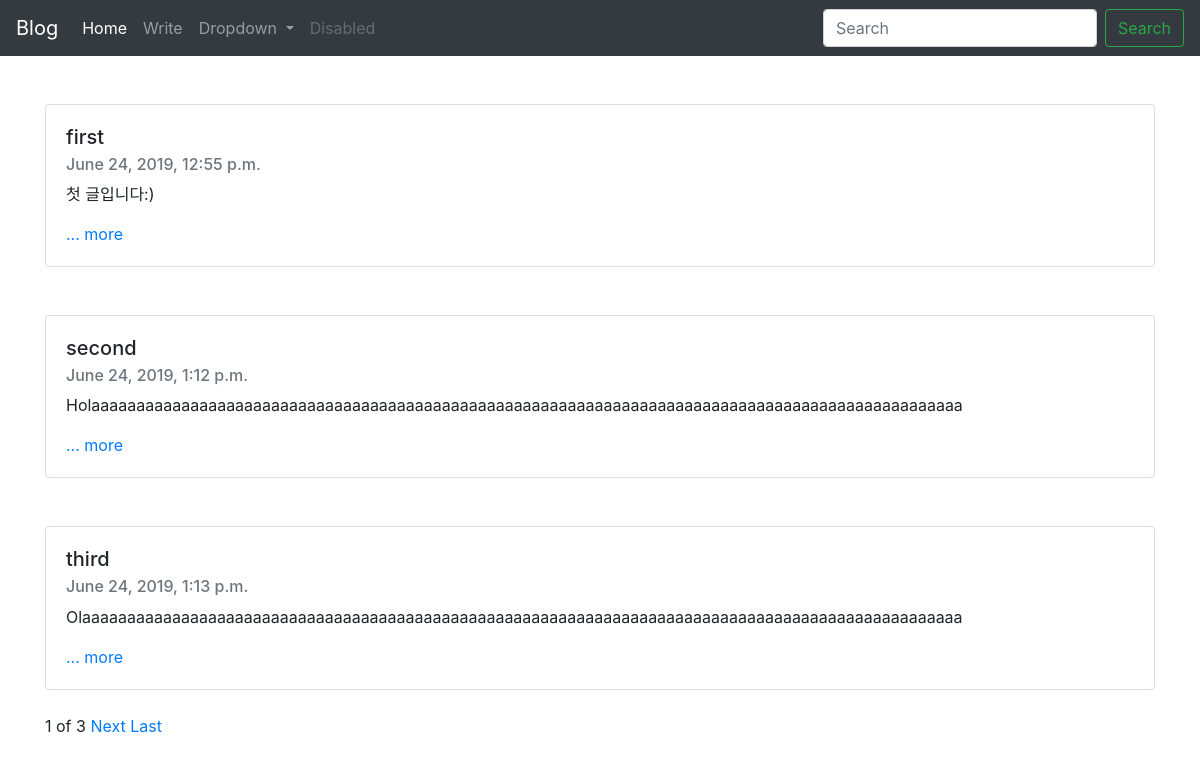
The page / on the database its author committed.
### blogapp/models.py (models this page shows, shortened)
class Blog(models.Model):
    title = models.CharField(max_length = 200)
    pub_date = models.DateTimeField('date published')
    body = models.TextField()
    def summary(self):
        return self.body[:100]

### blogapp/views.py (the view)
# urls.py: 2. Add a URL to urlpatterns:  path('', views.home, name='home')
def home(request):
    blogs = Blog.objects #쿼리셋
    blog_list = Blog.objects.all()
    paginator = Paginator(blog_list, 3)
    page = request.GET.get('page')
    posts = paginator.get_page(page)
    return render(request, 'home.html', {'blogs' : blogs, 'posts' : posts})

### blogapp/templates/home.html (shortened to what this page needs)
{% extends 'base.html' %}
{% block contents %}
<br>
 {% for blog in posts %}
<div class = "container"> <br>
    <div class="card">
    <div class="card-body">
    <h5 class="card-title">{{blog.title}}</h5>
    <h6 class="card-subtitle mb-2 text-muted">{{blog.pub_date}}</h6>
    <p class="card-text">{{blog.summary}}</p>
    <a href="{% url 'detail' blog.id %}" class="card-link">... more</a>
    </div>
    </div> <br>
</div>
 {% endfor %}
<div class="container">
    <span>{{posts.number}}</span>
    <span>of</span>
    <span>{{posts.paginator.num_pages}}</span>
    {%if posts.has_next%}
    <a href="?page={{posts.next_page_number}}">Next</a>
    <a href="?page={{posts.paginator.num_pages}}">Last</a>
    {%endif%}
</div>
 {% endblock %}

### blogproject/templates/base.html (shortened to what this page needs)
<head>
        <link rel="stylesheet" href="https://stackpath.bootstrapcdn.com/bootstrap/4.3.1/css/bootstrap.min.css">
    </head>
    <body>
        <nav class="navbar navbar-expand-lg navbar-dark bg-dark">
            <a class="navbar-brand" href="#">Blog</a>
            <div class="collapse navbar-collapse" id="navbarSupportedContent">
              <ul class="navbar-nav mr-auto">
                <li class="nav-item active">
                  <a class="nav-link" href="{% url 'home' %}">Home <span class="sr-only">(current)</span></a>
                </li>
                <li class="nav-item">
                  <a class="nav-link" href="{% url 'new' %}">Write</a>
                </li>
                <li class="nav-item dropdown">
                  <a class="nav-link dropdown-toggle" href="#" id="navbarDropdown" role="button" data-toggle="dropdown" aria-haspopup="true" aria-expanded="false">
                    Dropdown
                  </a>
                </li>
                <li class="nav-item">
                  <a class="nav-link disabled" href="#" tabindex="-1" aria-disabled="true">Disabled</a>
                </li>
              </ul>
              <form class="form-inline my-2 my-lg-0">
                <input class="form-control mr-sm-2" type="search" placeholder="Search" aria-label="Search">
                <button class="btn btn-outline-success my-2 my-sm-0" type="submit">Search</button>
              </form>
            </div>
        </nav>
{% block contents %}
{% endblock %}
</body>

### rows shown on the page
Blog: title "first", pub_date "June 24, 2019, 12:55 p.m.", summary "첫 글입니다:)"
Blog: title "second", pub_date "June 24, 2019, 1:12 p.m.", summary "Holaaaaaaaaaaaaaaaaaaaaaaaaaaaaaaaaaaaaaaaaaaaaaaaaaaaaaaaaaaaaaaaaaaaaaaaaaaaaaaaaaaaaaaaaaaaaaaaaa"
Blog: title "third", pub_date "June 24, 2019, 1:13 p.m.", summary "Olaaaaaaaaaaaaaaaaaaaaaaaaaaaaaaaaaaaaaaaaaaaaaaaaaaaaaaaaaaaaaaaaaaaaaaaaaaaaaaaaaaaaaaaaaaaaaaaaaa"

### other values the page prints
{{ posts.number }} "1"
{{ posts.paginator.num_pages }} "3"
